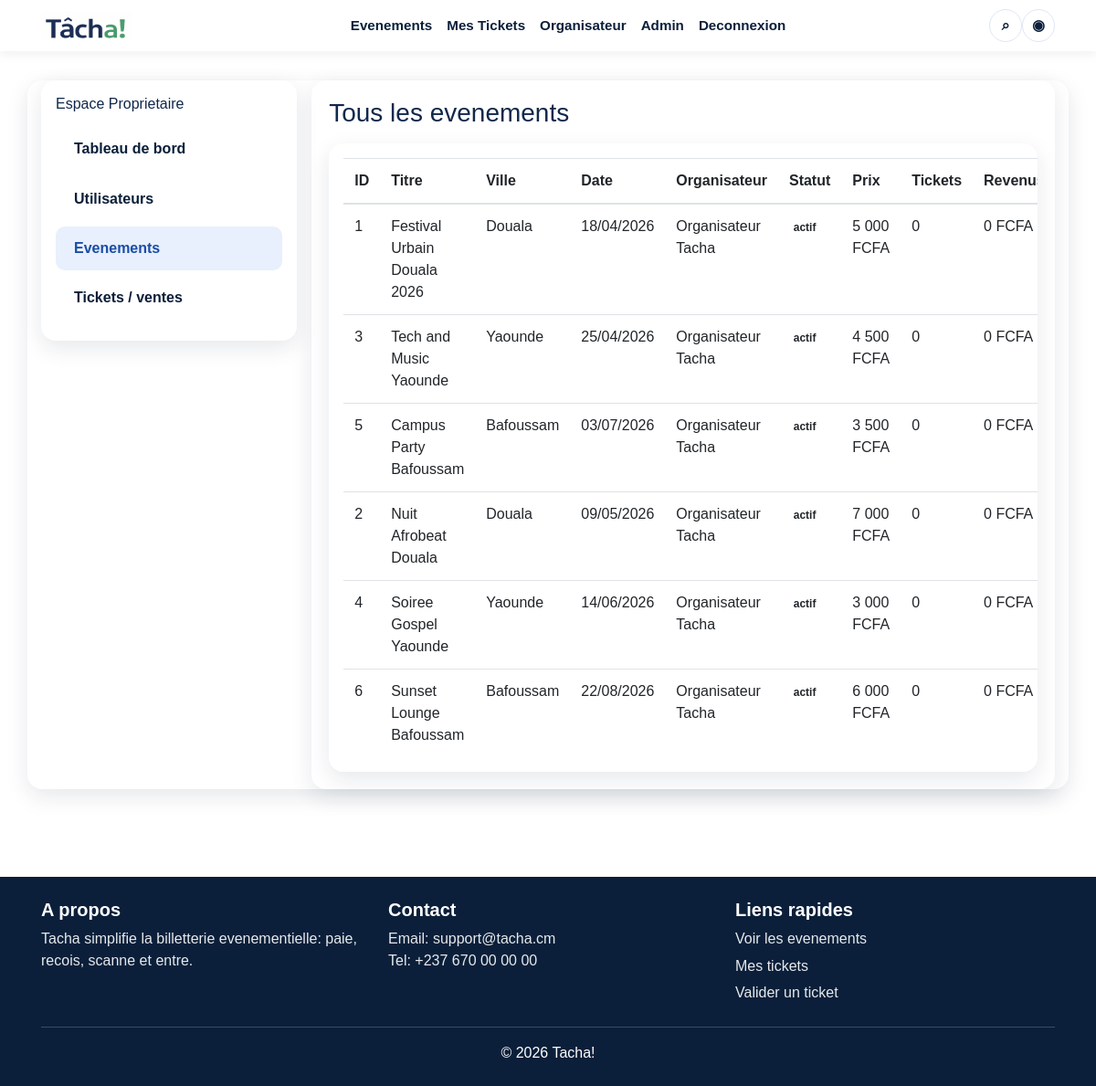
The app's page /admin/events.php (signed in) with its own data.
### tables this page shows
CREATE TABLE events (
    id INT AUTO_INCREMENT PRIMARY KEY,
    title VARCHAR(160) NOT NULL,
    city VARCHAR(100) NOT NULL,
    venue VARCHAR(150) NOT NULL,
    event_date DATE NOT NULL,
    event_time TIME NOT NULL,
    price INT NOT NULL,
    capacity INT NOT NULL,
    image_path VARCHAR(255) NOT NULL DEFAULT 'img/Baniere_accuil.png',
    organizer_id INT NOT NULL,
    description TEXT,
    ticket_template_path VARCHAR(255) NOT NULL DEFAULT 'img/Baniere_accuil.png',
    qr_x INT NOT NULL DEFAULT 0,
    qr_y INT NOT NULL DEFAULT 0,
    qr_size INT NOT NULL DEFAULT 220,
    is_active TINYINT(1) NOT NULL DEFAULT 1,
    created_at TIMESTAMP DEFAULT CURRENT_TIMESTAMP,
    CONSTRAINT fk_events_organizer FOREIGN KEY (organizer_id) REFERENCES users(id) ON DELETE CASCADE
);

CREATE TABLE users (
    id INT AUTO_INCREMENT PRIMARY KEY,
    name VARCHAR(120) NOT NULL,
    phone VARCHAR(30) NOT NULL,
    email VARCHAR(190) NULL UNIQUE,
    password_hash VARCHAR(255) NOT NULL,
    role ENUM('participant', 'organizer', 'admin') NOT NULL DEFAULT 'participant',
    shop_name VARCHAR(150) NULL,
    shop_city VARCHAR(100) NULL,
    shop_phone VARCHAR(30) NULL,
    created_at TIMESTAMP DEFAULT CURRENT_TIMESTAMP
);

### config/auth.php (called while the page is built, shortened)
<?php
require_once __DIR__ . '/db.php';
function e(string $value): string
{
    return htmlspecialchars($value, ENT_QUOTES, 'UTF-8');
}
function format_fcfa(int $amount): string
{
    return number_format($amount, 0, ',', ' ') . ' FCFA';
}
function image_path(string $filename, string $fallback = 'Baniere_accuil.png'): string
{
    static $cache = null;
    if ($cache === null) {
        $cache = [];
        $dir = __DIR__ . '/../img';
        if (is_dir($dir)) {
            foreach (scandir($dir) as $file) {
                if ($file === '.' || $file === '..') {
                    continue;
                }
                $cache[strtolower($file)] = $file;
            }
        }
    }
    $name = strtolower($filename);
    if (isset($cache[$name])) {
        return 'img/' . $cache[$name];
    }
    return 'img/' . $fallback;
}
function is_logged_in(): bool
{
    return !empty($_SESSION['user_id']);
}
function current_user(): ?array
{
    static $cachedUser = null;
    if ($cachedUser && (int) $cachedUser['id'] === (int) $_SESSION['user_id']) {
        return $cachedUser;
    }
    $stmt = db()->prepare('SELECT id, name, phone, email, role, shop_name, shop_city, shop_phone, created_at FROM users WHERE id = ? LIMIT 1');
    $stmt->execute([(int) $_SESSION['user_id']]);
    $user = $stmt->fetch();
    $cachedUser = $user;
    return $cachedUser;
}
function require_role(string $role): void
{
    $user = current_user();
}
?>

### config/db.php (called while the page is built, shortened)
<?php
function db(): PDO
{
    static $pdo = null;
    if ($pdo instanceof PDO) {
        return $pdo;
    }
    $dsn = 'mysql:host=' . DB_HOST . ';port=' . DB_PORT . ';dbname=' . DB_NAME . ';charset=utf8mb4';
    $options = [
        PDO::ATTR_ERRMODE => PDO::ERRMODE_EXCEPTION,
        PDO::ATTR_DEFAULT_FETCH_MODE => PDO::FETCH_ASSOC,
        PDO::ATTR_EMULATE_PREPARES => false,
    ];
    $pdo = new PDO($dsn, DB_USER, DB_PASS, $options);
    return $pdo;
}
?>

### admin/events.php (the view, shortened to what this page needs)
<?php
require_once __DIR__ . '/../config/auth.php';
require_role('admin');
$baseUrl = '../';
$assetPrefix = '../';
$activeAdminMenu = 'events';
$stmt = db()->query(
    'SELECT e.id, e.title, e.city, e.venue, e.event_date, e.price, e.is_active,
            u.name AS organizer_name,
            COUNT(t.id) AS sold,
            COALESCE(SUM(CASE WHEN tr.status = "success" THEN tr.amount END), 0) AS revenue
     FROM events e
     JOIN users u ON u.id = e.organizer_id
     LEFT JOIN tickets t ON t.event_id = e.id
     LEFT JOIN transactions tr ON tr.ticket_id = t.id
     GROUP BY e.id
     ORDER BY e.created_at DESC'
);
$events = $stmt->fetchAll();
?>
<!doctype html>
<html lang="fr">
<head>
    <link href="/TACHA/vendor/bootstrap.min.css" rel="stylesheet">
    <link href="/TACHA/vendor/bootstrap-icons.css" rel="stylesheet">
    <link rel="stylesheet" href="../css/style.css">
</head>
<body>
<?php include __DIR__ . '/../components/navbar.php'; ?>
<main class="content-section pb-5">
    <div class="container org-shell">
        <?php include __DIR__ . '/../components/admin_sidebar.php'; ?>
        <section class="org-main">
            <h1 class="h3 mb-3">Tous les evenements</h1>
            <div class="table-responsive card form-card p-3">
                <table class="table align-middle mb-0">
                    <thead><tr><th>ID</th><th>Titre</th><th>Ville</th><th>Date</th><th>Organisateur</th><th>Statut</th><th>Prix</th><th>Tickets</th><th>Revenus</th><th>Actions</th></tr></thead>
                    <tbody>
                    <?php foreach ($events as $e): ?>
                        <tr>
                            <td><?= (int) $e['id'] ?></td>
                            <td><?= e($e['title']) ?></td>
                            <td><?= e($e['city']) ?></td>
                            <td><?= e(date('d/m/Y', strtotime($e['event_date']))) ?></td>
                            <td><?= e($e['organizer_name']) ?></td>
                            <td><span class="badge text-bg-<?= (int) $e['is_active'] === 1 ? 'success' : 'danger' ?>"><?= (int) $e['is_active'] === 1 ? 'actif' : 'suspendu' ?></span></td>
                            <td><?= e(format_fcfa((int) $e['price'])) ?></td>
                            <td><?= (int) $e['sold'] ?></td>
                            <td><?= e(format_fcfa((int) $e['revenue'])) ?></td>
                        </tr>
                    <?php endforeach; ?>
                    </tbody>
                </table>
            </div>
        </section>
    </div>
</main>
<?php include __DIR__ . '/../components/footer.php'; ?>
</body>
</html>

### components/navbar.php (shortened to what this page needs)
<?php
$user = current_user();
$assetPrefix = $assetPrefix ?? '';
$logoSrc = $assetPrefix . image_path('logo_tacha.png', 'logo_tacha.PNG');
$eventsLink = ($user && $user['role'] === 'organizer') ? 'org/events.php' : 'events.php';
$organizerLink = ($user && $user['role'] === 'organizer') ? 'org/dashboard.php' : 'org/login.php';
$ticketsLink = $user ? 'my_tickets.php' : 'login.php';
?>
<nav class="navbar navbar-expand-lg sticky-top tacha-navbar">
    <div class="container">
        <a class="navbar-brand d-flex align-items-center" href="<?= e($baseUrl) ?>index.php">
            <img src="<?= e($logoSrc) ?>" alt="Tacha" class="tacha-logo">
        </a>
        <div class="collapse navbar-collapse" id="tachaNavbar">
            <ul class="navbar-nav mx-auto mb-2 mb-lg-0">
                <li class="nav-item"><a class="nav-link" href="<?= e($baseUrl) . e($eventsLink) ?>">Evenements</a></li>
                <li class="nav-item"><a class="nav-link" href="<?= e($baseUrl) . e($ticketsLink) ?>">Mes Tickets</a></li>
                <li class="nav-item"><a class="nav-link" href="<?= e($baseUrl) . e($organizerLink) ?>">Organisateur</a></li>
                <?php if ($user && $user['role'] === 'admin'): ?>
                    <li class="nav-item"><a class="nav-link" href="<?= e($baseUrl) ?>admin/dashboard.php">Admin</a></li>
                <?php endif; ?>
                <?php if ($user): ?>
                    <li class="nav-item"><a class="nav-link" href="<?= e($baseUrl) ?>logout.php">Deconnexion</a></li>
                <?php else: ?>
                    <li class="nav-item"><a class="nav-link" href="<?= e($baseUrl) ?>login.php">Connexion</a></li>
                <?php endif; ?>
            </ul>
            <div class="d-flex align-items-center gap-2 ms-lg-3 nav-actions">
                <span class="icon-btn"><i class="bi bi-search"></i></span>
                <a class="icon-btn" href="<?= e($baseUrl) . e($ticketsLink) ?>"><i class="bi bi-person"></i></a>
            </div>
        </div>
    </div>
</nav>

### components/admin_sidebar.php
<?php
$activeAdminMenu = $activeAdminMenu ?? '';
?>
<div class="org-sidebar">
    <h2 class="h6 fw-bold mb-3">Espace Proprietaire</h2>
    <div class="list-group">
        <a class="list-group-item list-group-item-action <?= $activeAdminMenu === 'dashboard' ? 'active' : '' ?>" href="dashboard.php">Tableau de bord</a>
        <a class="list-group-item list-group-item-action <?= $activeAdminMenu === 'users' ? 'active' : '' ?>" href="users.php">Utilisateurs</a>
        <a class="list-group-item list-group-item-action <?= $activeAdminMenu === 'events' ? 'active' : '' ?>" href="events.php">Evenements</a>
        <a class="list-group-item list-group-item-action <?= $activeAdminMenu === 'tickets' ? 'active' : '' ?>" href="tickets.php">Tickets / ventes</a>
    </div>
</div>

### components/footer.php
<footer class="tacha-footer mt-5">
    <div class="container py-4">
        <div class="row g-4">
            <div class="col-md-4">
                <h5>A propos</h5>
                <p>Tacha simplifie la billetterie evenementielle: paie, recois, scanne et entre.</p>
            </div>
            <div class="col-md-4">
                <h5>Contact</h5>
                <p>Email: support@tacha.cm<br>Tel: +237 670 00 00 00</p>
            </div>
            <div class="col-md-4">
                <h5>Liens rapides</h5>
                <ul class="list-unstyled footer-links mb-0">
                    <li><a href="<?= e($baseUrl) ?>events.php">Voir les evenements</a></li>
                    <li><a href="<?= e($baseUrl) ?>my_tickets.php">Mes tickets</a></li>
                    <li><a href="<?= e($baseUrl) ?>org/scan.php">Valider un ticket</a></li>
                </ul>
            </div>
        </div>
        <div class="footer-bottom">&copy; 2026 Tacha!</div>
    </div>
</footer>

### css/style.css (style rules this page uses)
:root { --navy: #0b1f3a; --blue: #1f57b8; --green: #35b56a; --light: #f4f7fc; --text: #11284c; }
body { font-family: 'Poppins', sans-serif; color: var(--text); background: #fff; }
a { text-decoration: none; }
main { min-height: calc(100vh - 180px); }
.tacha-navbar { background: #fff; box-shadow: 0 2px 12px rgba(11, 31, 58, 0.08); min-height: 56px; padding-top: 0.25rem; padding-bottom: 0.25rem; }
.tacha-logo { max-height: 33px; width: auto; }
.navbar-nav .nav-link { color: var(--navy); font-weight: 600; padding: 0.35rem 0.58rem; border-radius: 10px; font-size: 0.95rem; }
.icon-btn { width: 36px; height: 36px; border: 1px solid #dee7f5; border-radius: 999px; display: inline-flex; align-items: center; justify-content: center; color: var(--navy); background: #fff; }
.tacha-footer { background: var(--navy); color: #fff; }
.tacha-footer h5 { font-weight: 700; }
.tacha-footer p, .tacha-footer a { color: rgba(255, 255, 255, 0.9); }
.footer-links li { margin-bottom: 0.35rem; }
.footer-bottom { border-top: 1px solid rgba(255, 255, 255, 0.2); margin-top: 1.2rem; padding-top: 1rem; text-align: center; }
.content-section { padding-top: 2rem; }
.form-card, .kpi-card, .scan-result, .org-shell, .org-sidebar, .org-main { border: 0; border-radius: 16px; box-shadow: 0 8px 24px rgba(11, 31, 58, 0.1); }
.org-shell { display: flex; align-items: flex-start; gap: 1rem; }
.org-sidebar { flex: 0 0 280px; max-width: 280px; width: 280px; padding: 1rem; background: #fff; position: sticky; top: 72px; height: fit-content; }
.org-sidebar .list-group-item { border: 0; border-radius: 10px; margin-bottom: 0.4rem; color: var(--navy); font-weight: 600; }
.org-sidebar .list-group-item.active { background: #e8effd; color: #1a4da4; }
.org-main { padding: 1.2rem; background: #fff; }
.org-main { flex: 1 1 auto; min-width: 0; }

### records on screen
events: id "1", title "Festival Urbain Douala 2026", city "Douala", event_date "18/04/2026", organizer.name "Organisateur Tacha", is_active "actif", price "5 000 FCFA", sold "0", revenue "0 FCFA"
events: id "3", title "Tech and Music Yaounde", city "Yaounde", event_date "25/04/2026", organizer.name "Organisateur Tacha", is_active "actif", price "4 500 FCFA", sold "0", revenue "0 FCFA"
events: id "5", title "Campus Party Bafoussam", city "Bafoussam", event_date "03/07/2026", organizer.name "Organisateur Tacha", is_active "actif", price "3 500 FCFA", sold "0", revenue "0 FCFA"
events: id "2", title "Nuit Afrobeat Douala", city "Douala", event_date "09/05/2026", organizer.name "Organisateur Tacha", is_active "actif", price "7 000 FCFA", sold "0", revenue "0 FCFA"
events: id "4", title "Soiree Gospel Yaounde", city "Yaounde", event_date "14/06/2026", organizer.name "Organisateur Tacha", is_active "actif", price "3 000 FCFA", sold "0", revenue "0 FCFA"
events: id "6", title "Sunset Lounge Bafoussam", city "Bafoussam", event_date "22/08/2026", organizer.name "Organisateur Tacha", is_active "actif", price "6 000 FCFA", sold "0", revenue "0 FCFA"
